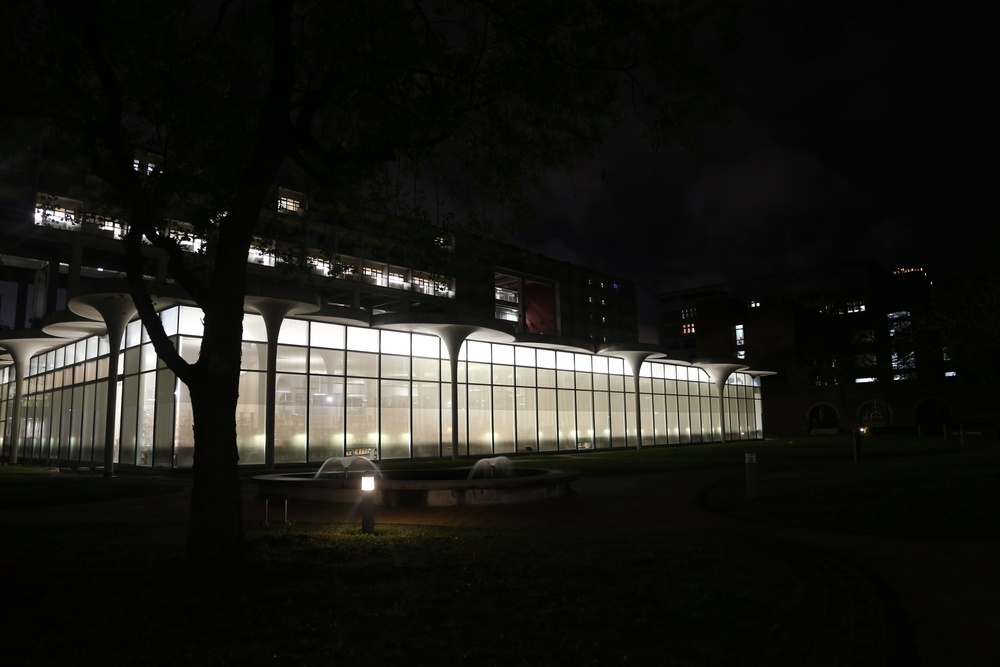
#> input picture HW1/data/IMG_5363.JPG, 1000 x 667 px, shrunk from 5472 x 3648 before the run
$ python -i featureDetecting.py   (imports and definitions only)
#> lines starting #> are read from the running program, lines starting #| are printed output that depends on the picture; after the words box and inside, x2 and y2 are one past the last pixel; in counts of white or black regions, pixels touching at a corner belong together
import cv2
import numpy as np

def nonmaximum_suppression(image, thres, window_size = 5):
    keypoints = []
    extreme = True
    for x in range(window_size // 2 + 1, image.shape[0] - window_size // 2 - 2):
        for y in range(window_size // 2 + 1, image.shape[1] - window_size // 2 - 2):
            if thres[x][y] == 255:
                extreme = True
            for i in range(-window_size // 2, window_size // 2):
                for j in range(-window_size // 2, window_size // 2):
                    if image[x+i][y+j] > image[x][y]:
                        extreme = False
                    if extreme == False:
                        break
                if extreme == False:
                    break
            if extreme == True:
                keypoints.append([y, x])

    return keypoints

def Harris_detector(image, k = 0.06):

    # Compute x and y derivatives of image
#> called with k = 0.06
    iy, ix = np.gradient(image)

    # Compute products of derivatives at every pixe
    ix2 = ix * ix
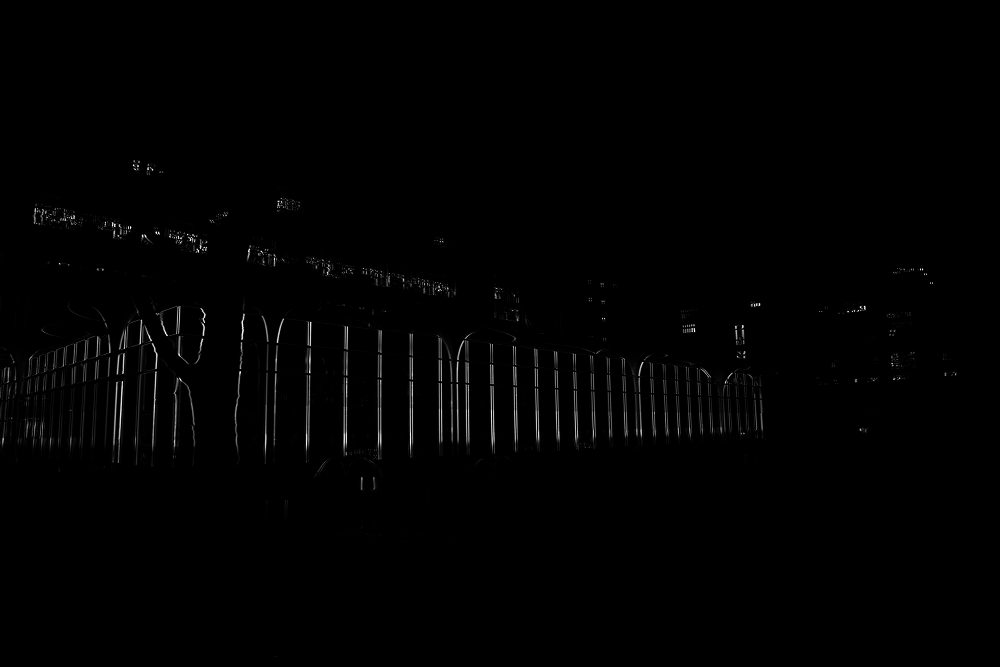
#> ix2: shape (667, 1000) float64; min 0, max 16256.2, mean 114.6; drawn with min black and max white
    iy2 = iy * iy
    ixy = ix * iy
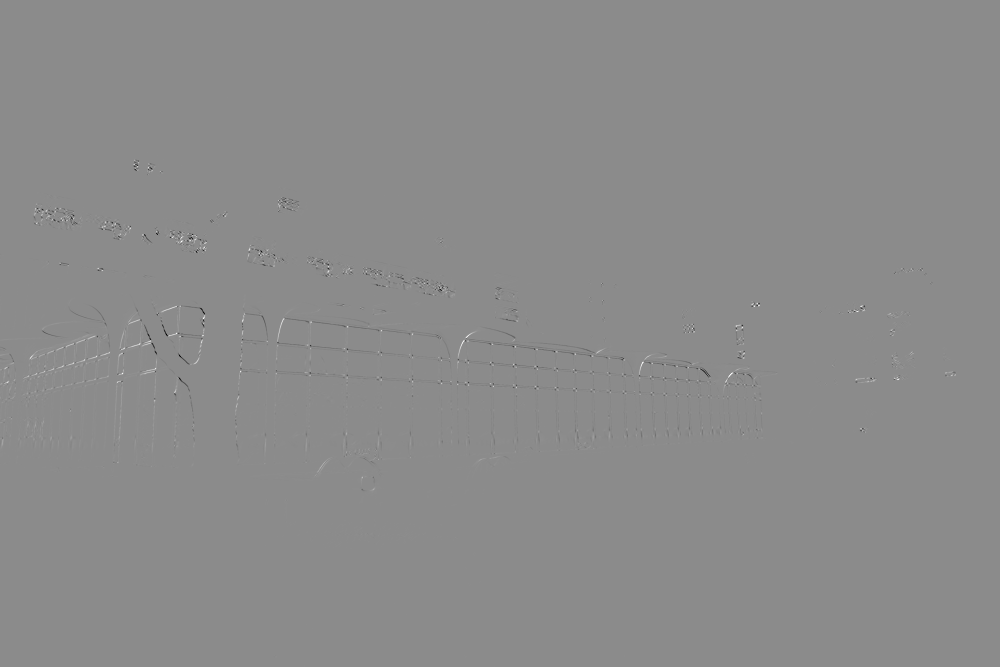
#> ixy: shape (667, 1000) float64; min -14026.2, max 11557.5, mean -4.8; drawn with min black and max white

    # Compute the sums of the products of derivatives at each pixel
    sx2 = cv2.GaussianBlur(ix2 , (0 , 0) , sigmaX = 1.6)
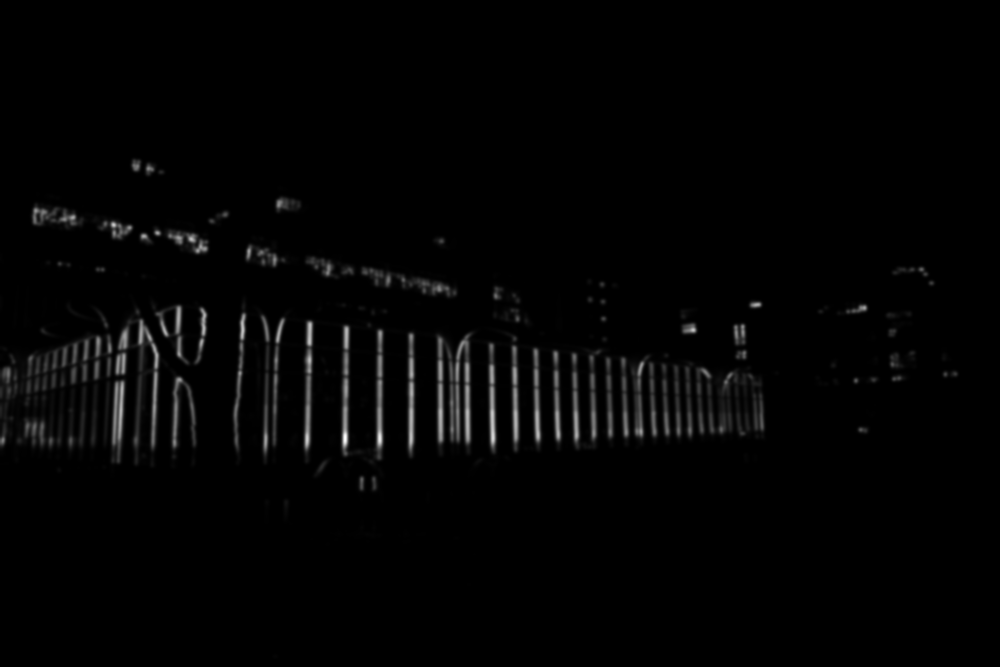
#> sx2: shape (667, 1000) float64; min 0, max 7412.4, mean 114.6; drawn with min black and max white
    sy2 = cv2.GaussianBlur(iy2 , (0 , 0) , sigmaX = 1.6)
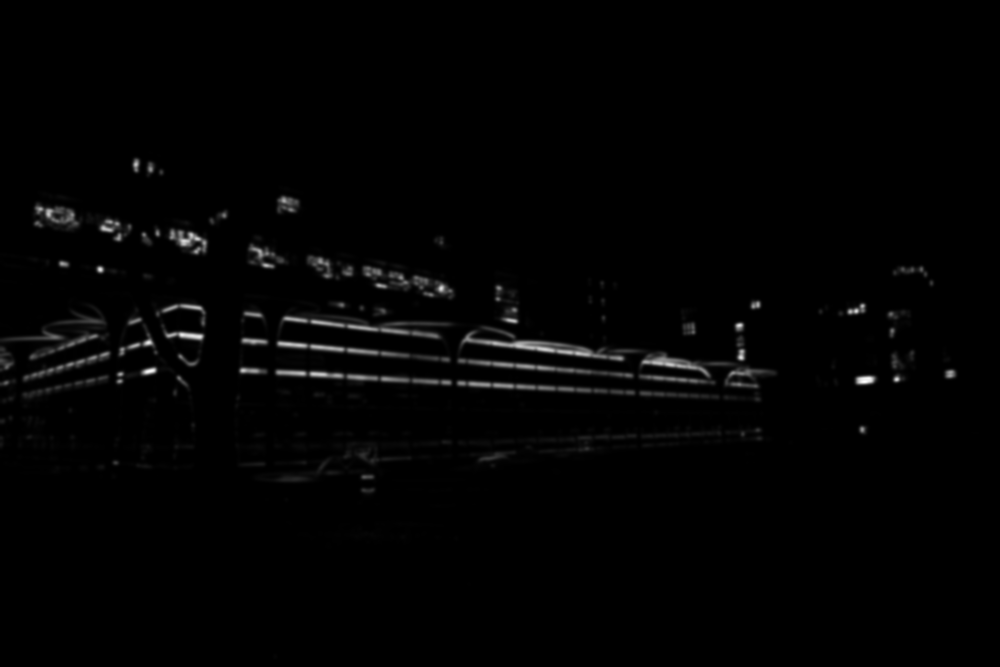
#> sy2: shape (667, 1000) float64; min 0, max 6615.2, mean 80.8; drawn with min black and max white
    sxy = cv2.GaussianBlur(ixy , (0 , 0) , sigmaX = 1.6)

    # Define the matrix at each pixel
    detM = (sx2 * sy2) - (sxy ** 2)
    traceM = sx2 + sy2
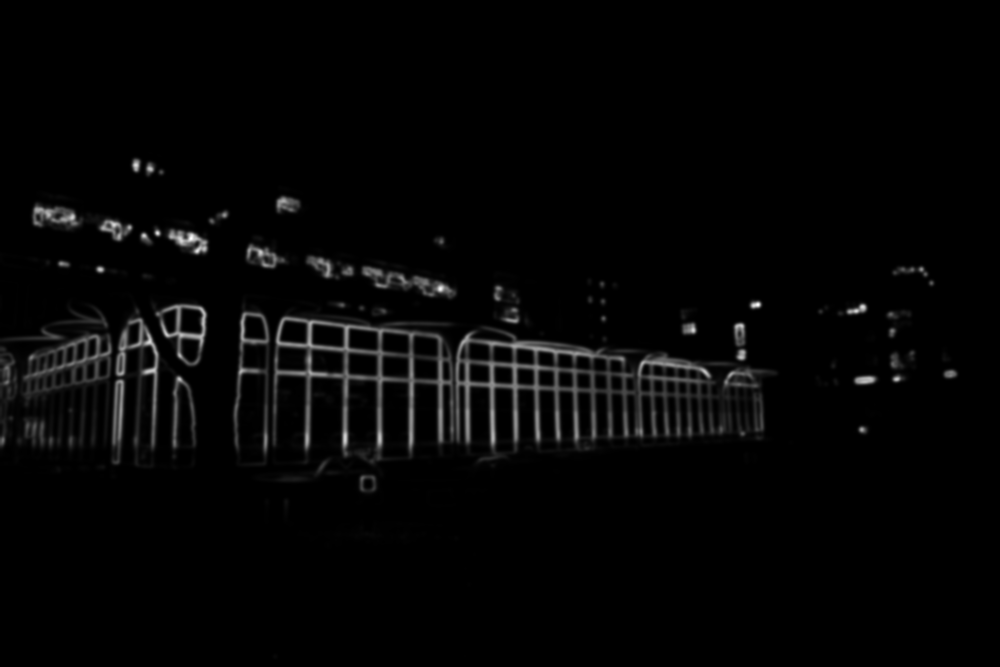
#> traceM: shape (667, 1000) float64; min 0, max 9136.9, mean 195.5; drawn with min black and max white
    R = detM - k * (traceM ** 2)
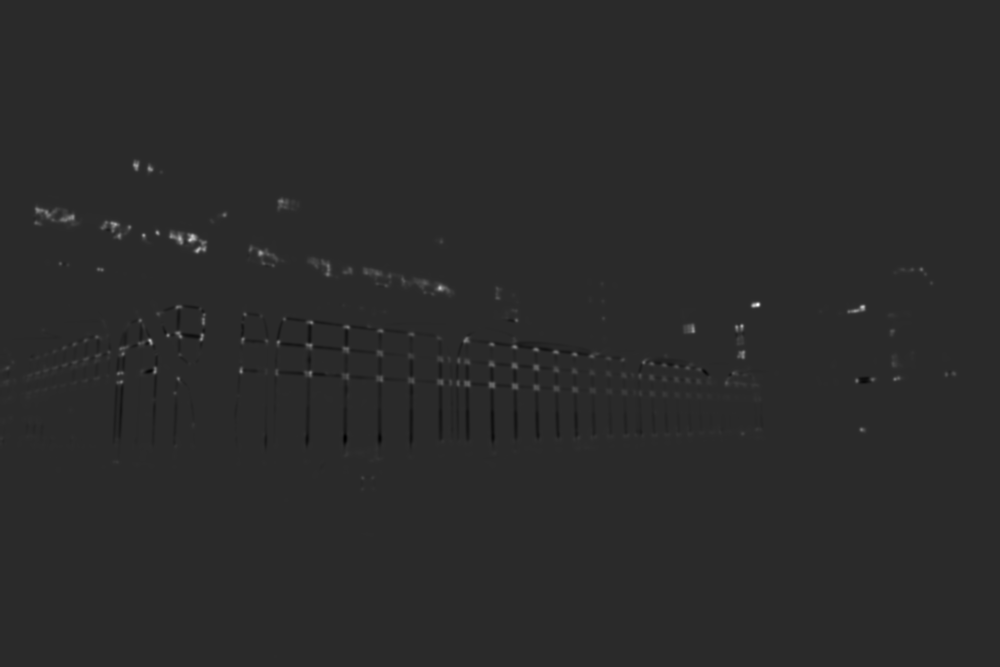
#> R: shape (667, 1000) float64; min -3142556.5, max 15529680.8, mean 15968.2; drawn with min black and max white

    # Threshold on value of R
    _, binary_r = cv2.threshold(R.astype("uint8"), 0, 255, cv2.THRESH_OTSU)
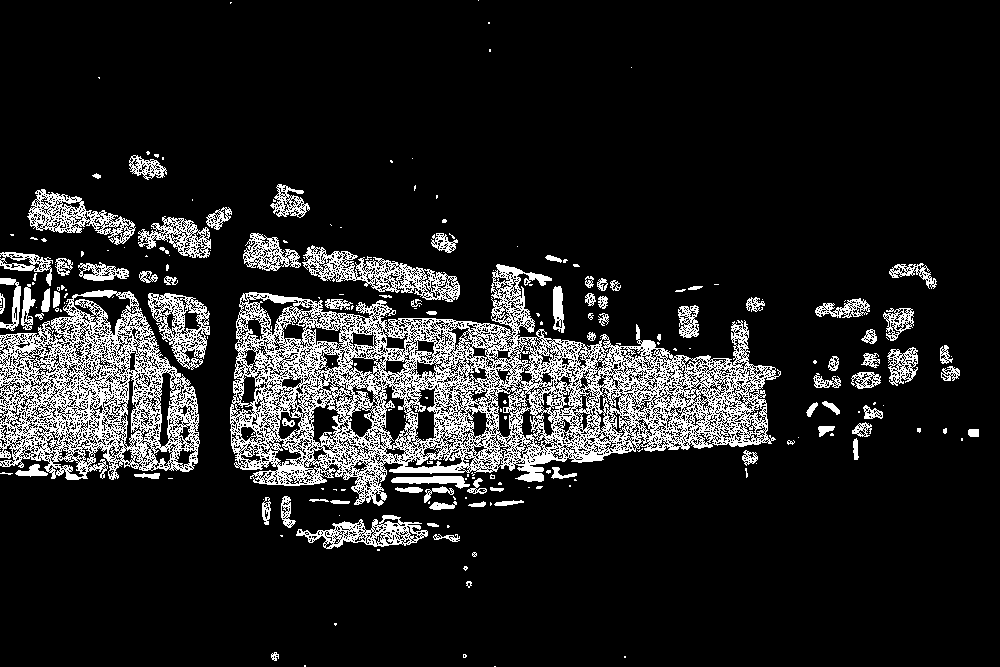
#> binary_r: shape (667, 1000); 13% white in thin lines or dots

    keypoints = nonmaximum_suppression(R, binary_r)
#> keypoints = 627 pairs, first value 3 to 953, second value 22 to 656
    return keypoints, ix, iy, ix2, iy2

>>> import cv2
>>> picture = cv2.imread('../../HW1/data/IMG_5363.JPG', cv2.IMREAD_GRAYSCALE)
>>> result = Harris_detector(picture)
#> result = 5 items

$ run again, on HW1/data/IMG_5364.JPG
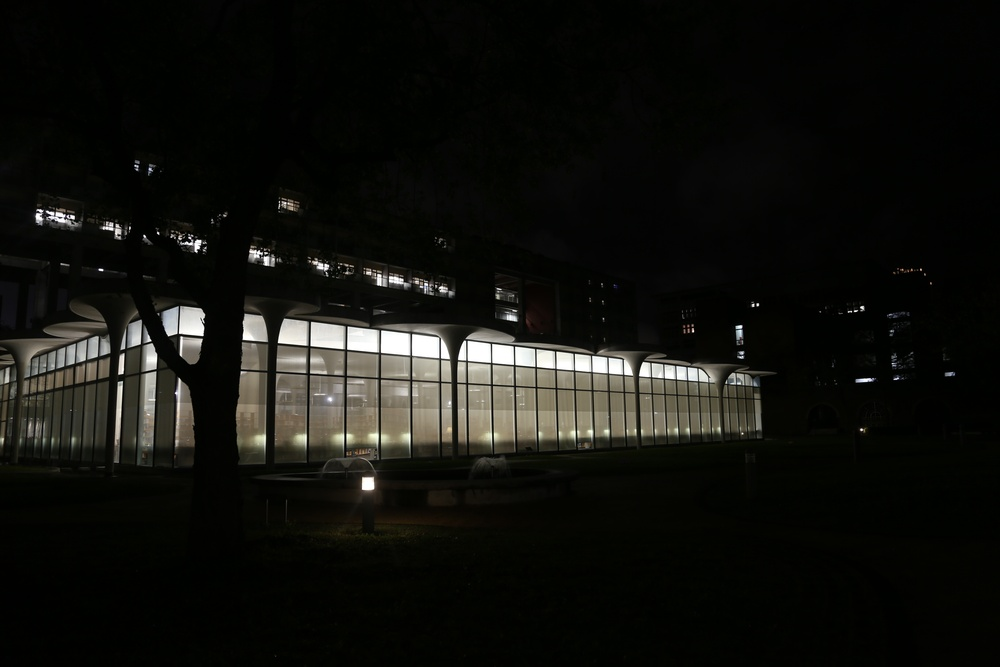
#> input picture HW1/data/IMG_5364.JPG, 1000 x 667 px, shrunk from 5472 x 3648 before the run
#> in Harris_detector, `traceM = sx2 + sy2`:
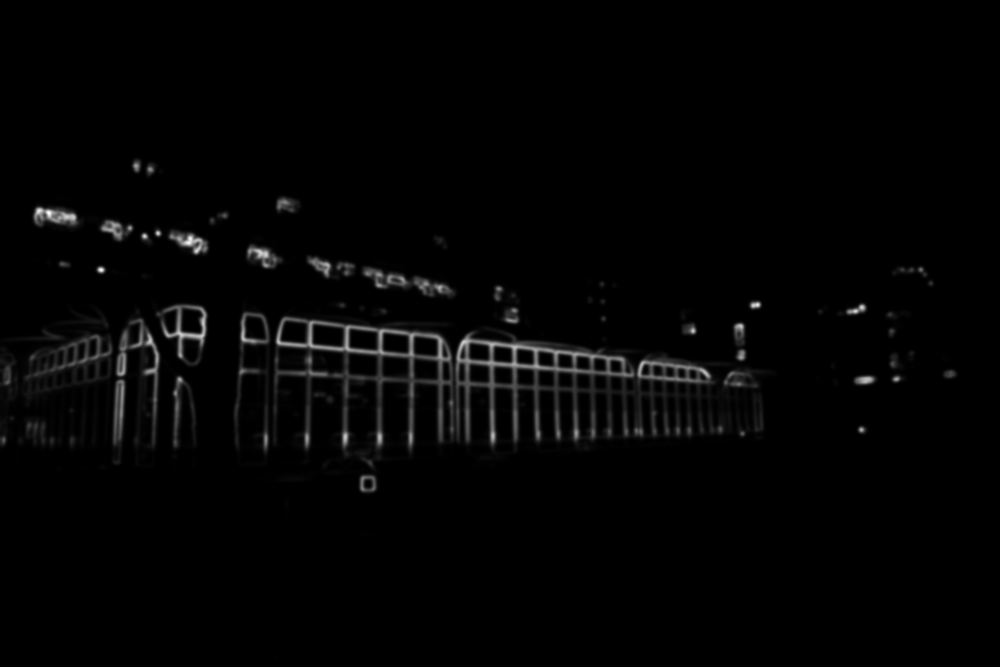
#> traceM: shape (667, 1000) float64; min 0, max 8869, mean 143.7; drawn with min black and max white
#> in Harris_detector, `_, binary_r = cv2.threshold(R.astype("uint8"), 0, 255, cv2.THRESH_OTSU)`:
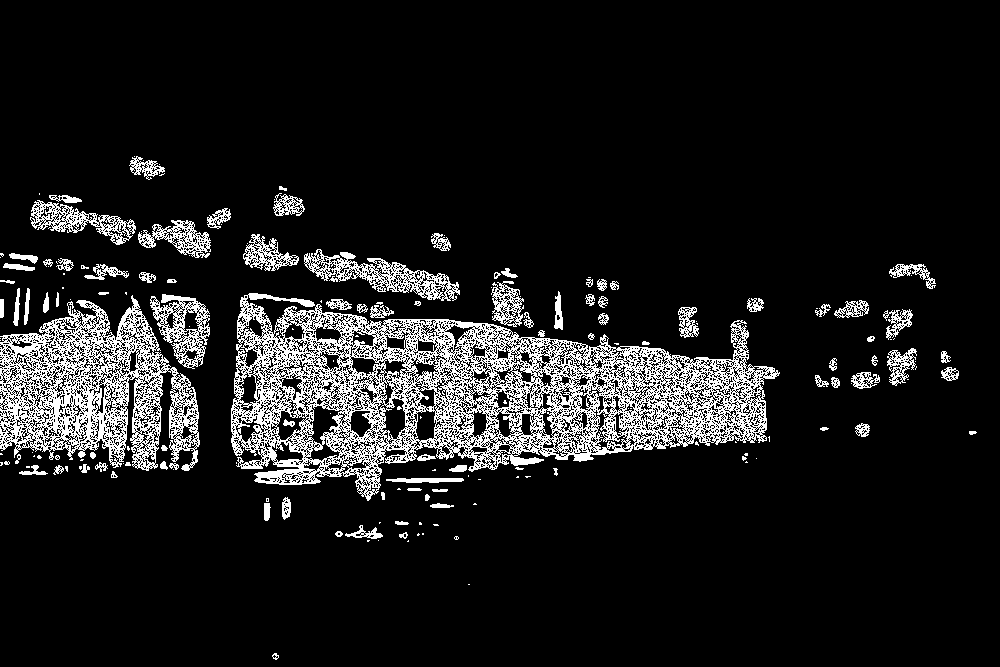
#> binary_r: shape (667, 1000); 11.1% white in thin lines or dots, all inside (x1, y1, x2, y2) = (0, 156, 977, 660)
#> in Harris_detector, `keypoints = nonmaximum_suppression(R, binary_r)`: keypoints = 504 pairs, first value 3 to 952, second value 169 to 584
#> result = 5 items

$ run again, on HW1/data/IMG_5365.JPG
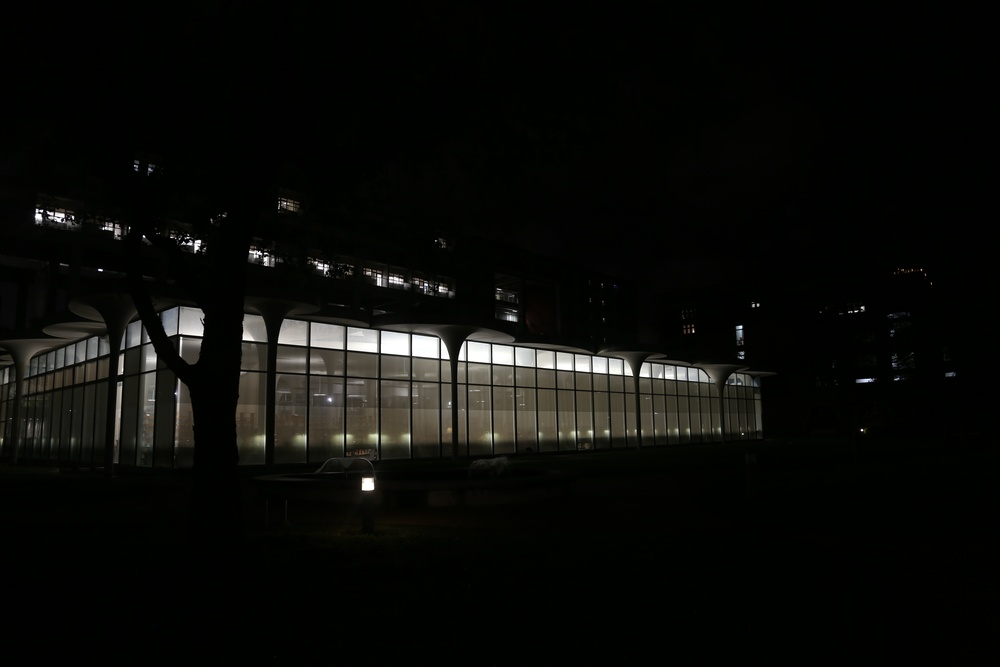
#> input picture HW1/data/IMG_5365.JPG, 1000 x 667 px, shrunk from 5472 x 3648 before the run
#> in Harris_detector, `R = detM - k * (traceM ** 2)`:
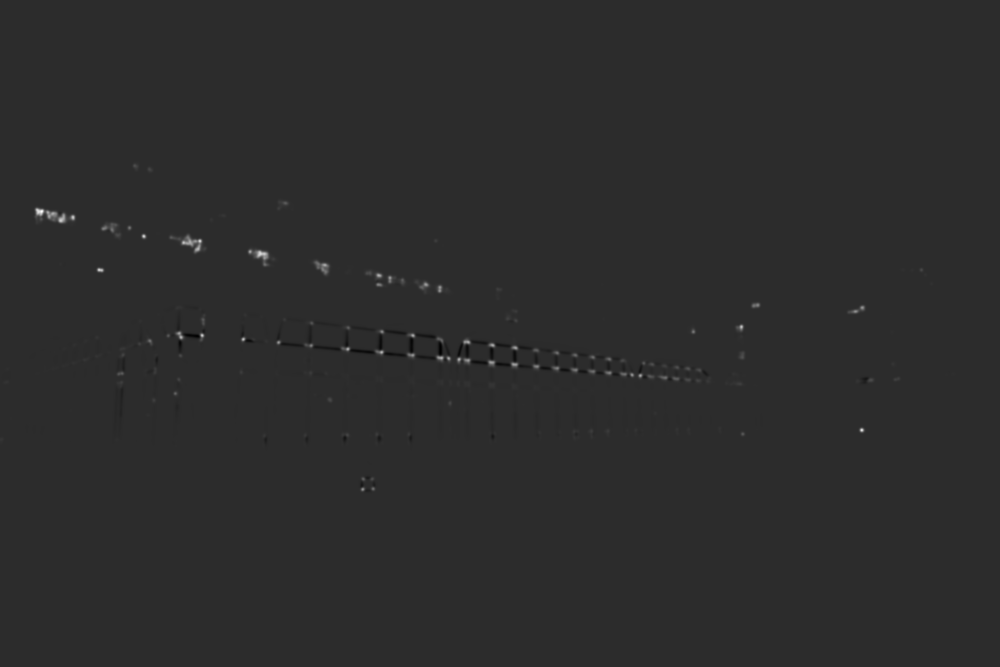
#> R: shape (667, 1000) float64; min -2236911.8, max 10702697.2, mean 10990.2; drawn with min black and max white
#> in Harris_detector, `_, binary_r = cv2.threshold(R.astype("uint8"), 0, 255, cv2.THRESH_OTSU)`:
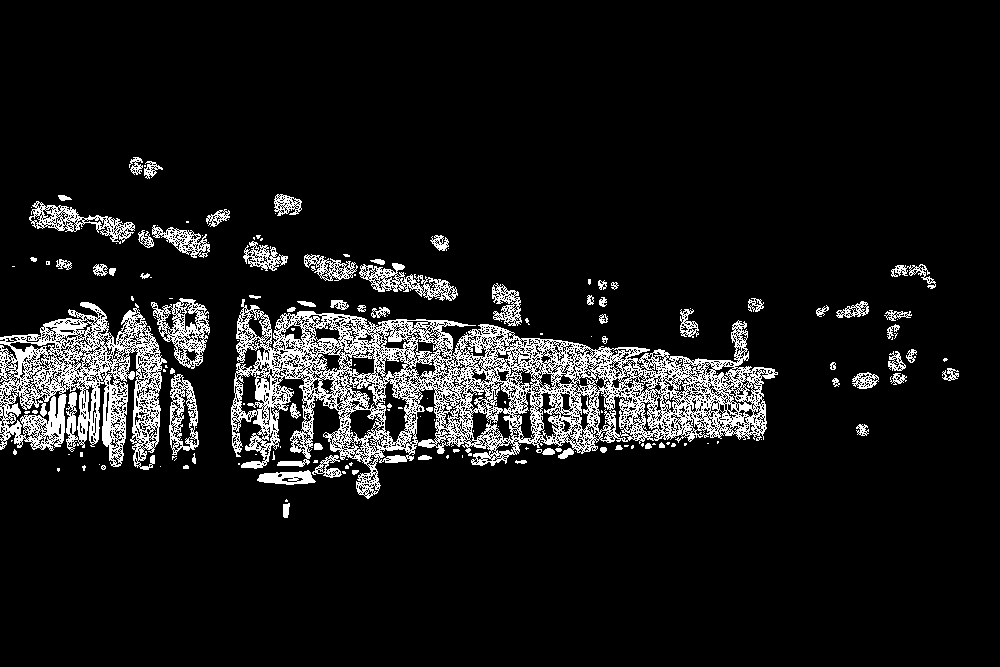
#> binary_r: shape (667, 1000); 9.2% white in thin lines or dots, all inside (x1, y1, x2, y2) = (0, 157, 959, 518)
#> in Harris_detector, `keypoints = nonmaximum_suppression(R, binary_r)`: keypoints = 420 pairs, first value 3 to 944, second value 165 to 500
#> result = 5 items
